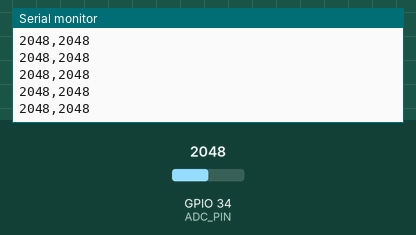
Recording of a sketch running on a simulated ESP32. Parts: the last lines printed to the serial monitor. Inputs (shaded band) come from the test bench; at power-on: GPIO 34 (ADC_PIN) = 2048.

Above: at 1.2 s.
1.3 s: GPIO 34 (ADC_PIN) set to 2866
At 2.0 s:
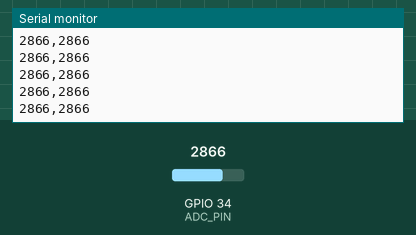
2.8 s: GPIO 34 (ADC_PIN) set to 3603
At 3.8 s:
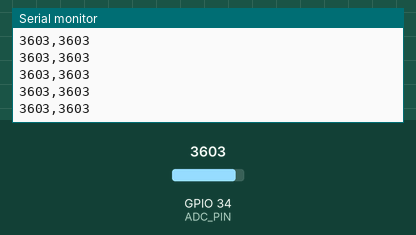
Timing chart, 0 to 5.8 s (numbered marks = the images above; inputs shaded):
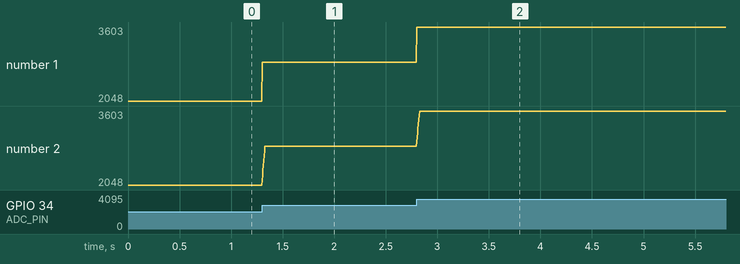

Measured:
- after the input at 1.3 s, the serial monitor: prints a new line at once (image 1)
- after the input at 2.8 s, the serial monitor: prints a new line at once (image 2)
- plotted number 1: 2048 → 2866 after the input at 1.3 s, 2866 → 3603 after the input at 2.8 s
- plotted number 2: 2048 → 2866 after the input at 1.3 s, 2866 → 3603 after the input at 2.8 s

The sketch:

ecg_step2_moving_average.ino
```cpp
// ============================================================
//  5주차 디지털필터(시간영역) 실습
//  Step 2 — Moving Average 필터 (교재 슬라이드 12)
// ------------------------------------------------------------
//  규칙 : y[n] = (x[n] + x[n-1] + ... + x[n-N+1]) / N   — 최근 N개 값의 평균
//  구현 : 순환 버퍼(배열 N칸) — 새 값이 오면 가장 오래된 칸을 덮어쓰고
//         인덱스를 0~N-1로 순환
//  출력 : "Raw,MA"  (한 줄에 두 값, 쉼표 구분)  → python/plot_step2_ma.py
//
//  직접 해보기 (슬라이드 15) : MA_N 을 4 · 8 · 16 · 32 로 바꿔 재업로드하고
//     ① R 봉우리 높이(Raw 대비)  ② 잔떨림 크기  ③ 지연 체감  을 기록
//     이론값: N=8 → 지연 14ms · 잔떨림 약 0.35배 / N=32 → 지연 62ms · 약 0.18배
// ============================================================

const int ADC_PIN = 34;   // GPIO34 (ADC1)
const int MA_N    = 8;    // 창 크기 ← 15번에서 이 숫자를 직접 바꿔본다

int  ma_buf[MA_N];        // 최근 N개 순환 버퍼
int  ma_idx   = 0;
bool ma_ready = false;    // 첫 샘플로 채웠는가

int moving_average(int x) {
  if (!ma_ready) {                       // 처음 한 번만
    for (int i = 0; i < MA_N; i++)       // 시작할 때 서서히 올라오는
      ma_buf[i] = x;                     // 가짜 출력을 막는다
    ma_ready = true;
  }
  ma_buf[ma_idx] = x;                    // 오래된 값 덮어씀
  ma_idx = (ma_idx + 1) % MA_N;          // 0~N-1 순환
  int sum = 0;
  for (int i = 0; i < MA_N; i++)
    sum += ma_buf[i];
  return sum / MA_N;                     // 정수 나눗셈
}

void setup() {
  Serial.begin(115200);
}

void loop() {
  static unsigned long next = micros();
  if ((long)(micros() - next) >= 0) {
    next += 4000;                        // 4ms = 250Hz (delay(4)보다 정확)
    int raw = analogRead(ADC_PIN);
    int ma  = moving_average(raw);
    Serial.print(raw);
    Serial.print(",");
    Serial.println(ma);
  }
}
```
